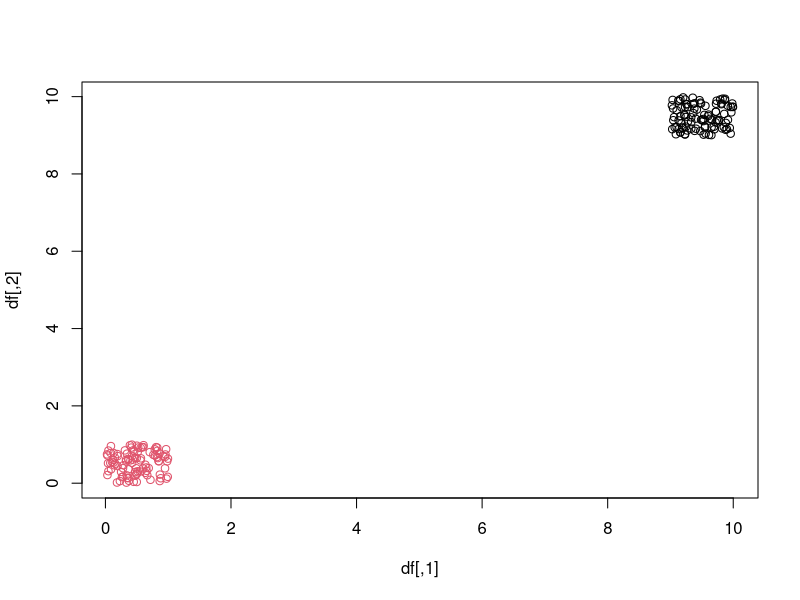

This chart was generated by the following R code:

# We generate some data
d1 = cbind(runif(100, 9, 10), runif(100,9,10), rep(1, 100))
d2 = cbind(runif(100, 0, 1), runif(100, 0, 1), rep(2, 100))

df = rbind(d1, d2)

# we plot them
plot(df, col=df[,3])
